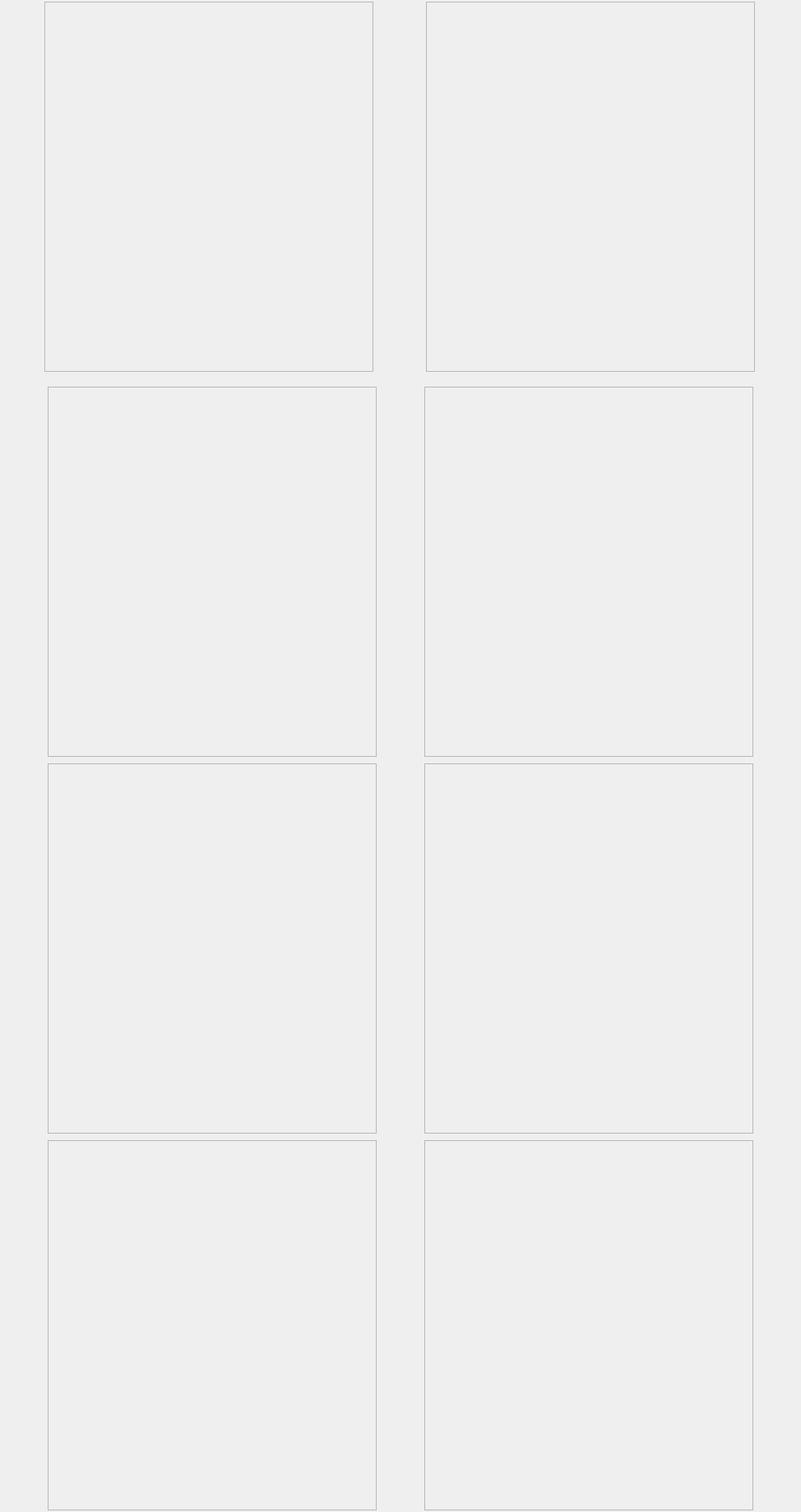
        <widget class="QWidget" name="widget">
         <property name="geometry">
          <rect>
           <x>0</x>
           <y>0</y>
           <width>974</width>
           <height>1838</height>
          </rect>
         </property>
         <property name="sizePolicy">
          <sizepolicy hsizetype="Preferred" vsizetype="Preferred">
           <horstretch>0</horstretch>
           <verstretch>0</verstretch>
          </sizepolicy>
         </property>
         <layout class="QVBoxLayout">
          <property name="leftMargin">
           <number>0</number>
          </property>
          <property name="topMargin">
           <number>0</number>
          </property>
          <property name="rightMargin">
           <number>0</number>
          </property>
          <property name="bottomMargin">
           <number>0</number>
          </property>
          <item>
           <layout class="QHBoxLayout" name="horizontalLayout_8">
            <property name="spacing">
             <number>10</number>
            </property>
            <property name="sizeConstraint">
             <enum>QLayout::SetFixedSize</enum>
            </property>
            <property name="bottomMargin">
             <number>10</number>
            </property>
            <item>
             <widget class="QFrame" name="ImgFrame_1">
              <property name="sizePolicy">
               <sizepolicy hsizetype="Minimum" vsizetype="Minimum">
                <horstretch>0</horstretch>
                <verstretch>0</verstretch>
               </sizepolicy>
              </property>
              <property name="minimumSize">
               <size>
                <width>400</width>
                <height>450</height>
               </size>
              </property>
              <property name="maximumSize">
               <size>
                <width>400</width>
                <height>450</height>
               </size>
              </property>
              <property name="frameShape">
               <enum>QFrame::StyledPanel</enum>
              </property>
              <property name="frameShadow">
               <enum>QFrame::Raised</enum>
              </property>
              <widget class="QLabel" name="HisImgLabel_1">
               <property name="geometry">
                <rect>
                 <x>50</x>
                 <y>60</y>
                 <width>300</width>
                 <height>300</height>
                </rect>
               </property>
               <property name="sizePolicy">
                <sizepolicy hsizetype="Maximum" vsizetype="Maximum">
                 <horstretch>0</horstretch>
                 <verstretch>0</verstretch>
                </sizepolicy>
               </property>
               <property name="styleSheet">
                <string notr="true"/>
               </property>
               <property name="text">
                <string/>
               </property>
              </widget>
              <widget class="QLabel" name="HisNameLabel_1">
               <property name="geometry">
                <rect>
                 <x>50</x>
                 <y>20</y>
                 <width>300</width>
                 <height>20</height>
                </rect>
               </property>
               <property name="sizePolicy">
                <sizepolicy hsizetype="Maximum" vsizetype="Maximum">
                 <horstretch>0</horstretch>
                 <verstretch>0</verstretch>
                </sizepolicy>
               </property>
               <property name="font">
                <font>
                 <family>Times New Roman</family>
                 <pointsize>10</pointsize>
                 <weight>75</weight>
                 <bold>true</bold>
                </font>
               </property>
               <property name="text">
                <string/>
               </property>
               <property name="alignment">
                <set>Qt::AlignCenter</set>
               </property>
              </widget>
              <widget class="QPushButton" name="HisDiagLabel_1">
               <property name="geometry">
                <rect>
                 <x>75</x>
                 <y>380</y>
                 <width>250</width>
                 <height>40</height>
                </rect>
               </property>
               <property name="sizePolicy">
                <sizepolicy hsizetype="Minimum" vsizetype="Minimum">
                 <horstretch>0</horstretch>
                 <verstretch>0</verstretch>
                </sizepolicy>
               </property>
               <property name="font">
                <font>
                 <family>Times New Roman</family>
                 <pointsize>21</pointsize>
                </font>
               </property>
               <property name="styleSheet">
                <string notr="true"> /* Color gris */ border-radius: 10px; color: white;</string>
               </property>
               <property name="text">
                <string/>
               </property>
               <property name="flat">
                <bool>true</bool>
               </property>
              </widget>
             </widget>
            </item>
            <item>
             <widget class="QFrame" name="ImgFrame_2">
              <property name="sizePolicy">
               <sizepolicy hsizetype="Minimum" vsizetype="Minimum">
                <horstretch>0</horstretch>
                <verstretch>0</verstretch>
               </sizepolicy>
              </property>
              <property name="minimumSize">
               <size>
                <width>400</width>
                <height>450</height>
               </size>
              </property>
              <property name="maximumSize">
               <size>
                <width>400</width>
                <height>450</height>
               </size>
              </property>
              <property name="frameShape">
               <enum>QFrame::StyledPanel</enum>
              </property>
              <property name="frameShadow">
               <enum>QFrame::Raised</enum>
              </property>
              <widget class="QLabel" name="HisImgLabel_2">
               <property name="geometry">
                <rect>
                 <x>50</x>
                 <y>60</y>
                 <width>300</width>
                 <height>300</height>
                </rect>
               </property>
               <property name="sizePolicy">
                <sizepolicy hsizetype="Maximum" vsizetype="Maximum">
                 <horstretch>0</horstretch>
                 <verstretch>0</verstretch>
                </sizepolicy>
               </property>
               <property name="styleSheet">
                <string notr="true"/>
               </property>
               <property name="text">
                <string/>
               </property>
              </widget>
              <widget class="QLabel" name="HisNameLabel_2">
               <property name="geometry">
                <rect>
                 <x>50</x>
                 <y>20</y>
                 <width>300</width>
                 <height>20</height>
                </rect>
               </property>
               <property name="sizePolicy">
                <sizepolicy hsizetype="Maximum" vsizetype="Maximum">
                 <horstretch>0</horstretch>
                 <verstretch>0</verstretch>
                </sizepolicy>
               </property>
               <property name="font">
                <font>
                 <family>Times New Roman</family>
                 <pointsize>10</pointsize>
                 <weight>75</weight>
                 <bold>true</bold>
                </font>
               </property>
               <property name="text">
                <string/>
               </property>
               <property name="alignment">
                <set>Qt::AlignCenter</set>
               </property>
              </widget>
              <widget class="QPushButton" name="HisDiagLabel_2">
               <property name="geometry">
                <rect>
                 <x>75</x>
                 <y>380</y>
                 <width>250</width>
                 <height>40</height>
                </rect>
               </property>
               <property name="sizePolicy">
                <sizepolicy hsizetype="Minimum" vsizetype="Minimum">
                 <horstretch>0</horstretch>
                 <verstretch>0</verstretch>
                </sizepolicy>
               </property>
               <property name="font">
                <font>
                 <family>Times New Roman</family>
                 <pointsize>21</pointsize>
                </font>
               </property>
               <property name="styleSheet">
                <string notr="true"> /* Color gris */ border-radius: 10px; color: white;</string>
               </property>
               <property name="text">
                <string/>
               </property>
               <property name="flat">
                <bool>true</bool>
               </property>
              </widget>
             </widget>
            </item>
           </layout>
          </item>
          <item>
           <layout class="QHBoxLayout" name="horizontalLayout_21">
            <property name="spacing">
             <number>0</number>
            </property>
            <property name="sizeConstraint">
             <enum>QLayout::SetFixedSize</enum>
            </property>
            <item>
             <widget class="QFrame" name="ImgFrame_19">
              <property name="sizePolicy">
               <sizepolicy hsizetype="Minimum" vsizetype="Minimum">
                <horstretch>0</horstretch>
                <verstretch>0</verstretch>
               </sizepolicy>
              </property>
              <property name="minimumSize">
               <size>
                <width>400</width>
                <height>450</height>
               </size>
              </property>
              <property name="maximumSize">
               <size>
                <width>400</width>
                <height>450</height>
               </size>
              </property>
              <property name="frameShape">
               <enum>QFrame::StyledPanel</enum>
              </property>
              <property name="frameShadow">
               <enum>QFrame::Raised</enum>
              </property>
              <widget class="QLabel" name="HisImgLabel_3">
               <property name="geometry">
                <rect>
                 <x>50</x>
                 <y>60</y>
                 <width>300</width>
                 <height>300</height>
                </rect>
               </property>
               <property name="sizePolicy">
                <sizepolicy hsizetype="Maximum" vsizetype="Maximum">
                 <horstretch>0</horstretch>
                 <verstretch>0</verstretch>
                </sizepolicy>
               </property>
               <property name="styleSheet">
                <string notr="true"/>
               </property>
               <property name="text">
                <string/>
               </property>
              </widget>
              <widget class="QLabel" name="HisNameLabel_3">
               <property name="geometry">
                <rect>
                 <x>50</x>
                 <y>20</y>
                 <width>300</width>
                 <height>20</height>
                </rect>
               </property>
               <property name="sizePolicy">
                <sizepolicy hsizetype="Maximum" vsizetype="Maximum">
                 <horstretch>0</horstretch>
                 <verstretch>0</verstretch>
                </sizepolicy>
               </property>
               <property name="font">
                <font>
                 <family>Times New Roman</family>
                 <pointsize>10</pointsize>
                 <weight>75</weight>
                 <bold>true</bold>
                </font>
               </property>
               <property name="text">
                <string/>
               </property>
               <property name="alignment">
                <set>Qt::AlignCenter</set>
               </property>
              </widget>
              <widget class="QPushButton" name="HisDiagLabel_3">
               <property name="geometry">
                <rect>
                 <x>75</x>
                 <y>380</y>
                 <width>250</width>
                 <height>40</height>
                </rect>
               </property>
               <property name="sizePolicy">
                <sizepolicy hsizetype="Minimum" vsizetype="Minimum">
                 <horstretch>0</horstretch>
                 <verstretch>0</verstretch>
                </sizepolicy>
               </property>
               <property name="font">
                <font>
                 <family>Times New Roman</family>
                 <pointsize>21</pointsize>
                </font>
               </property>
               <property name="styleSheet">
                <string notr="true"> /* Color gris */ border-radius: 10px; color: white;</string>
               </property>
               <property name="text">
                <string/>
               </property>
               <property name="flat">
                <bool>true</bool>
               </property>
              </widget>
             </widget>
            </item>
            <item>
             <widget class="QFrame" name="ImgFrame_20">
              <property name="sizePolicy">
               <sizepolicy hsizetype="Minimum" vsizetype="Minimum">
                <horstretch>0</horstretch>
                <verstretch>0</verstretch>
               </sizepolicy>
              </property>
              <property name="minimumSize">
               <size>
                <width>400</width>
                <height>450</height>
               </size>
              </property>
              <property name="maximumSize">
               <size>
                <width>400</width>
                <height>450</height>
               </size>
              </property>
              <property name="frameShape">
               <enum>QFrame::StyledPanel</enum>
              </property>
              <property name="frameShadow">
               <enum>QFrame::Raised</enum>
              </property>
              <widget class="QLabel" name="HisImgLabel_4">
               <property name="geometry">
                <rect>
                 <x>50</x>
                 <y>60</y>
                 <width>300</width>
                 <height>300</height>
                </rect>
               </property>
               <property name="sizePolicy">
                <sizepolicy hsizetype="Maximum" vsizetype="Maximum">
                 <horstretch>0</horstretch>
                 <verstretch>0</verstretch>
                </sizepolicy>
               </property>
               <property name="styleSheet">
                <string notr="true"/>
               </property>
               <property name="text">
                <string/>
               </property>
              </widget>
              <widget class="QLabel" name="HisNameLabel_4">
               <property name="geometry">
                <rect>
                 <x>50</x>
                 <y>20</y>
                 <width>300</width>
                 <height>20</height>
                </rect>
               </property>
               <property name="sizePolicy">
                <sizepolicy hsizetype="Maximum" vsizetype="Maximum">
                 <horstretch>0</horstretch>
                 <verstretch>0</verstretch>
                </sizepolicy>
               </property>
               <property name="font">
                <font>
                 <family>Times New Roman</family>
                 <pointsize>10</pointsize>
                 <weight>75</weight>
                 <bold>true</bold>
                </font>
               </property>
               <property name="text">
                <string/>
               </property>
               <property name="alignment">
                <set>Qt::AlignCenter</set>
               </property>
              </widget>
              <widget class="QPushButton" name="HisDiagLabel_4">
               <property name="geometry">
                <rect>
                 <x>75</x>
                 <y>380</y>
                 <width>250</width>
                 <height>40</height>
                </rect>
               </property>
               <property name="sizePolicy">
                <sizepolicy hsizetype="Minimum" vsizetype="Minimum">
                 <horstretch>0</horstretch>
                 <verstretch>0</verstretch>
                </sizepolicy>
               </property>
               <property name="font">
                <font>
                 <family>Times New Roman</family>
                 <pointsize>21</pointsize>
                </font>
               </property>
               <property name="styleSheet">
                <string notr="true"> /* Color gris */ border-radius: 10px; color: white;</string>
               </property>
               <property name="text">
                <string/>
               </property>
               <property name="flat">
                <bool>true</bool>
               </property>
              </widget>
             </widget>
            </item>
           </layout>
          </item>
          <item>
           <layout class="QHBoxLayout" name="horizontalLayout_22">
            <property name="spacing">
             <number>0</number>
            </property>
            <property name="sizeConstraint">
             <enum>QLayout::SetFixedSize</enum>
            </property>
            <item>
             <widget class="QFrame" name="ImgFrame_21">
              <property name="sizePolicy">
               <sizepolicy hsizetype="Minimum" vsizetype="Minimum">
                <horstretch>0</horstretch>
                <verstretch>0</verstretch>
               </sizepolicy>
              </property>
              <property name="minimumSize">
               <size>
                <width>400</width>
                <height>450</height>
               </size>
              </property>
              <property name="maximumSize">
               <size>
                <width>400</width>
                <height>450</height>
               </size>
              </property>
              <property name="frameShape">
               <enum>QFrame::StyledPanel</enum>
              </property>
              <property name="frameShadow">
               <enum>QFrame::Raised</enum>
              </property>
              <widget class="QLabel" name="HisImgLabel_5">
               <property name="geometry">
                <rect>
                 <x>50</x>
                 <y>60</y>
                 <width>300</width>
                 <height>300</height>
                </rect>
               </property>
               <property name="sizePolicy">
                <sizepolicy hsizetype="Maximum" vsizetype="Maximum">
                 <horstretch>0</horstretch>
                 <verstretch>0</verstretch>
                </sizepolicy>
               </property>
               <property name="styleSheet">
                <string notr="true"/>
               </property>
               <property name="text">
                <string/>
               </property>
              </widget>
              <widget class="QLabel" name="HisNameLabel_5">
               <property name="geometry">
                <rect>
                 <x>50</x>
                 <y>20</y>
                 <width>300</width>
                 <height>20</height>
                </rect>
               </property>
               <property name="sizePolicy">
                <sizepolicy hsizetype="Maximum" vsizetype="Maximum">
                 <horstretch>0</horstretch>
                 <verstretch>0</verstretch>
                </sizepolicy>
               </property>
               <property name="font">
                <font>
                 <family>Times New Roman</family>
                 <pointsize>10</pointsize>
                 <weight>75</weight>
                 <bold>true</bold>
                </font>
               </property>
               <property name="text">
                <string/>
               </property>
               <property name="alignment">
                <set>Qt::AlignCenter</set>
               </property>
              </widget>
              <widget class="QPushButton" name="HisDiagLabel_5">
               <property name="geometry">
                <rect>
                 <x>75</x>
                 <y>380</y>
                 <width>250</width>
                 <height>40</height>
                </rect>
               </property>
               <property name="sizePolicy">
                <sizepolicy hsizetype="Minimum" vsizetype="Minimum">
                 <horstretch>0</horstretch>
                 <verstretch>0</verstretch>
                </sizepolicy>
               </property>
               <property name="font">
                <font>
                 <family>Times New Roman</family>
                 <pointsize>21</pointsize>
                </font>
               </property>
               <property name="styleSheet">
                <string notr="true"> /* Color gris */ border-radius: 10px; color: white;</string>
               </property>
               <property name="text">
                <string/>
               </property>
               <property name="flat">
                <bool>true</bool>
               </property>
              </widget>
             </widget>
            </item>
            <item>
             <widget class="QFrame" name="ImgFrame_22">
              <property name="sizePolicy">
               <sizepolicy hsizetype="Minimum" vsizetype="Minimum">
                <horstretch>0</horstretch>
                <verstretch>0</verstretch>
               </sizepolicy>
              </property>
              <property name="minimumSize">
               <size>
                <width>400</width>
                <height>450</height>
               </size>
              </property>
              <property name="maximumSize">
               <size>
                <width>400</width>
                <height>450</height>
               </size>
              </property>
              <property name="frameShape">
               <enum>QFrame::StyledPanel</enum>
              </property>
              <property name="frameShadow">
               <enum>QFrame::Raised</enum>
              </property>
              <widget class="QLabel" name="HisImgLabel_6">
               <property name="geometry">
                <rect>
                 <x>50</x>
                 <y>60</y>
                 <width>300</width>
                 <height>300</height>
                </rect>
               </property>
               <property name="sizePolicy">
                <sizepolicy hsizetype="Maximum" vsizetype="Maximum">
                 <horstretch>0</horstretch>
                 <verstretch>0</verstretch>
                </sizepolicy>
               </property>
               <property name="styleSheet">
                <string notr="true"/>
               </property>
               <property name="text">
                <string/>
               </property>
              </widget>
              <widget class="QLabel" name="HisNameLabel_6">
               <property name="geometry">
                <rect>
                 <x>50</x>
                 <y>20</y>
                 <width>300</width>
                 <height>20</height>
                </rect>
               </property>
               <property name="sizePolicy">
                <sizepolicy hsizetype="Maximum" vsizetype="Maximum">
                 <horstretch>0</horstretch>
                 <verstretch>0</verstretch>
                </sizepolicy>
               </property>
               <property name="font">
                <font>
                 <family>Times New Roman</family>
                 <pointsize>10</pointsize>
                 <weight>75</weight>
                 <bold>true</bold>
                </font>
               </property>
               <property name="text">
                <string/>
               </property>
               <property name="alignment">
                <set>Qt::AlignCenter</set>
               </property>
              </widget>
              <widget class="QPushButton" name="HisDiagLabel_6">
               <property name="geometry">
                <rect>
                 <x>75</x>
                 <y>380</y>
                 <width>250</width>
                 <height>40</height>
                </rect>
               </property>
               <property name="sizePolicy">
                <sizepolicy hsizetype="Minimum" vsizetype="Minimum">
                 <horstretch>0</horstretch>
                 <verstretch>0</verstretch>
                </sizepolicy>
               </property>
               <property name="font">
                <font>
                 <family>Times New Roman</family>
                 <pointsize>21</pointsize>
                </font>
               </property>
               <property name="styleSheet">
                <string notr="true"> /* Color gris */ border-radius: 10px; color: white;</string>
               </property>
               <property name="text">
                <string/>
               </property>
               <property name="flat">
                <bool>true</bool>
               </property>
              </widget>
             </widget>
            </item>
           </layout>
          </item>
          <item>
           <layout class="QHBoxLayout" name="horizontalLayout_23">
            <property name="spacing">
             <number>0</number>
            </property>
            <property name="sizeConstraint">
             <enum>QLayout::SetFixedSize</enum>
            </property>
            <item>
             <widget class="QFrame" name="ImgFrame_23">
              <property name="sizePolicy">
               <sizepolicy hsizetype="Minimum" vsizetype="Minimum">
                <horstretch>0</horstretch>
                <verstretch>0</verstretch>
               </sizepolicy>
              </property>
              <property name="minimumSize">
               <size>
                <width>400</width>
                <height>450</height>
               </size>
              </property>
              <property name="maximumSize">
               <size>
                <width>400</width>
                <height>450</height>
               </size>
              </property>
              <property name="frameShape">
               <enum>QFrame::StyledPanel</enum>
              </property>
              <property name="frameShadow">
               <enum>QFrame::Raised</enum>
              </property>
              <widget class="QLabel" name="HisImgLabel_7">
               <property name="geometry">
                <rect>
                 <x>50</x>
                 <y>60</y>
                 <width>300</width>
                 <height>300</height>
                </rect>
               </property>
               <property name="sizePolicy">
                <sizepolicy hsizetype="Maximum" vsizetype="Maximum">
                 <horstretch>0</horstretch>
                 <verstretch>0</verstretch>
                </sizepolicy>
               </property>
               <property name="styleSheet">
                <string notr="true"/>
               </property>
               <property name="text">
                <string/>
               </property>
              </widget>
              <widget class="QLabel" name="HisNameLabel_7">
               <property name="geometry">
                <rect>
                 <x>50</x>
                 <y>20</y>
                 <width>300</width>
                 <height>20</height>
                </rect>
               </property>
               <property name="sizePolicy">
                <sizepolicy hsizetype="Maximum" vsizetype="Maximum">
                 <horstretch>0</horstretch>
                 <verstretch>0</verstretch>
                </sizepolicy>
               </property>
               <property name="font">
                <font>
                 <family>Times New Roman</family>
                 <pointsize>10</pointsize>
                 <weight>75</weight>
                 <bold>true</bold>
                </font>
               </property>
               <property name="text">
                <string/>
               </property>
               <property name="alignment">
                <set>Qt::AlignCenter</set>
               </property>
              </widget>
              <widget class="QPushButton" name="HisDiagLabel_7">
               <property name="geometry">
                <rect>
                 <x>75</x>
                 <y>380</y>
                 <width>250</width>
                 <height>40</height>
                </rect>
               </property>
               <property name="sizePolicy">
                <sizepolicy hsizetype="Minimum" vsizetype="Minimum">
                 <horstretch>0</horstretch>
                 <verstretch>0</verstretch>
                </sizepolicy>
               </property>
               <property name="font">
                <font>
                 <family>Times New Roman</family>
                 <pointsize>21</pointsize>
                </font>
               </property>
               <property name="styleSheet">
                <string notr="true"> /* Color gris */ border-radius: 10px; color: white;</string>
               </property>
               <property name="text">
                <string/>
               </property>
               <property name="flat">
                <bool>true</bool>
               </property>
              </widget>
             </widget>
            </item>
            <item>
             <widget class="QFrame" name="ImgFrame_24">
              <property name="sizePolicy">
               <sizepolicy hsizetype="Minimum" vsizetype="Minimum">
                <horstretch>0</horstretch>
                <verstretch>0</verstretch>
               </sizepolicy>
              </property>
              <property name="minimumSize">
               <size>
                <width>400</width>
                <height>450</height>
               </size>
              </property>
              <property name="maximumSize">
               <size>
                <width>400</width>
                <height>450</height>
               </size>
              </property>
              <property name="frameShape">
               <enum>QFrame::StyledPanel</enum>
              </property>
              <property name="frameShadow">
               <enum>QFrame::Raised</enum>
              </property>
              <widget class="QLabel" name="HisImgLabel_8">
               <property name="geometry">
                <rect>
                 <x>50</x>
                 <y>60</y>
                 <width>300</width>
                 <height>300</height>
                </rect>
               </property>
               <property name="sizePolicy">
                <sizepolicy hsizetype="Maximum" vsizetype="Maximum">
                 <horstretch>0</horstretch>
                 <verstretch>0</verstretch>
                </sizepolicy>
               </property>
               <property name="styleSheet">
                <string notr="true"/>
               </property>
               <property name="text">
                <string/>
               </property>
              </widget>
              <widget class="QLabel" name="HisNameLabel_8">
               <property name="geometry">
                <rect>
                 <x>50</x>
                 <y>20</y>
                 <width>300</width>
                 <height>20</height>
                </rect>
               </property>
               <property name="sizePolicy">
                <sizepolicy hsizetype="Maximum" vsizetype="Maximum">
                 <horstretch>0</horstretch>
                 <verstretch>0</verstretch>
                </sizepolicy>
               </property>
               <property name="font">
                <font>
                 <family>Times New Roman</family>
                 <pointsize>10</pointsize>
                 <weight>75</weight>
                 <bold>true</bold>
                </font>
               </property>
               <property name="text">
                <string/>
               </property>
               <property name="alignment">
                <set>Qt::AlignCenter</set>
               </property>
              </widget>
              <widget class="QPushButton" name="HisDiagLabel_8">
               <property name="geometry">
                <rect>
                 <x>75</x>
                 <y>380</y>
                 <width>250</width>
                 <height>40</height>
                </rect>
               </property>
               <property name="sizePolicy">
                <sizepolicy hsizetype="Minimum" vsizetype="Minimum">
                 <horstretch>0</horstretch>
                 <verstretch>0</verstretch>
                </sizepolicy>
               </property>
               <property name="font">
                <font>
                 <family>Times New Roman</family>
                 <pointsize>21</pointsize>
                </font>
               </property>
               <property name="styleSheet">
                <string notr="true"> /* Color gris */ border-radius: 10px; color: white;</string>
               </property>
               <property name="text">
                <string/>
               </property>
               <property name="flat">
                <bool>true</bool>
               </property>
              </widget>
             </widget>
            </item>
           </layout>
          </item>
         </layout>
        </widget>
